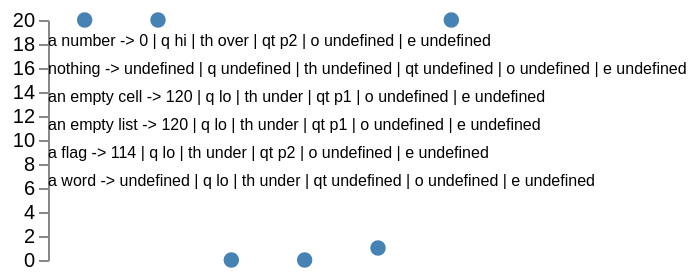

The specification (Vega-Lite) saved for this image:
### Vega specification from a JSON file in a GitHub repository (floating-point values rounded to 4 significant figures)
{"$schema": "https://vega.github.io/schema/vega/v6.json", "description": "What a continuous scale does with a value that is not a number, which is one line of d3 and two rules: `return x == null || isNaN(x = +x) ? unknown : …`. **Nothing is caught before the coercion** — a null and an undefined answer `unknown`, which is `undefined` unless the scale was given one — and **everything else goes through `+`**, which is `Number(x)` and not a parse: the empty string is `0`, an empty array is `0`, a flag is `1`, and only a word that is not a number reaches `NaN` and so `unknown` as well. The rows below are those five cases and a plain number to hold the axis. The empty cell is the one that matters in practice, a column read from a CSV being full of them: upstream places it at zero and this engine dropped it, because its coercion read a string with `toDoubleOrNull` — a *parse*, which rejects the empty string where `Number` accepts it. The symbols are drawn at the value's own position and labelled with what the scale answered, so a row that is placed and a row that is not are told apart by the text rather than by an absence. An **ordinal** scale is asked the same questions last: it has no coercion at all — its index is keyed by the value — so every one of these is a miss, and a miss answers `unknown` exactly as the others do. It is here because it is the one scale family whose answer for a value it cannot place is reached without any arithmetic, which makes it the clearest statement of what `unknown` is. The last scale has an **empty range**, which is legal and answers `unknown` for everything — even for a value its domain does hold, there being nothing to answer with: `range[index % 0]` is `range[NaN]`. It is asked about a value in its domain rather than outside it, so the branch it pins is the empty range and not the miss.", "width": 220, "height": 120, "padding": 5, "data": [{"name": "raw", "values": [{"v": 20, "what": "a number", "n": 0}, {"v": null, "what": "nothing", "n": 1}, {"v": "", "what": "an empty cell", "n": 2}, {"v": [], "what": "an empty list", "n": 3}, {"v": true, "what": "a flag", "n": 4}, {"v": "abc", "what": "a word", "n": 5}]}], "scales": [{"name": "y", "type": "linear", "domain": [0, 20], "range": "height"}, {"name": "b", "type": "band", "domain": [0, 1, 2, 3, 4, 5], "range": "width"}, {"name": "q", "type": "quantize", "domain": [0, 20], "range": ["lo", "mid", "hi"]}, {"name": "th", "type": "threshold", "domain": [10], "range": ["under", "over"]}, {"name": "qt", "type": "quantile", "domain": {"data": "raw", "field": "v"}, "range": ["p0", "p1", "p2"]}, {"name": "o", "type": "ordinal", "domain": ["a", "b"], "range": ["red", "blue"]}, {"name": "e", "type": "ordinal", "domain": ["a"], "range": []}], "axes": [{"scale": "y", "orient": "left"}], "marks": [{"type": "symbol", "from": {"data": "raw"}, "encode": {"enter": {"x": {"scale": "b", "field": "n", "band": 0.5}, "y": {"scale": "y", "field": "v"}, "size": {"value": 60}, "fill": {"value": "steelblue"}}}}, {"type": "text", "from": {"data": "raw"}, "encode": {"enter": {"x": {"value": 0}, "y": {"signal": "14 * datum.n + 7"}, "text": {"signal": "datum.what + ' -> ' + scale('y', datum.v) + ' | q ' + scale('q', datum.v) + ' | th ' + scale('th', datum.v) + ' | qt ' + scale('qt', datum.v) + ' | o ' + scale('o', datum.v) + ' | e ' + scale('e', 'a')"}, "fontSize": {"value": 8}, "baseline": {"value": "top"}}}}]}
